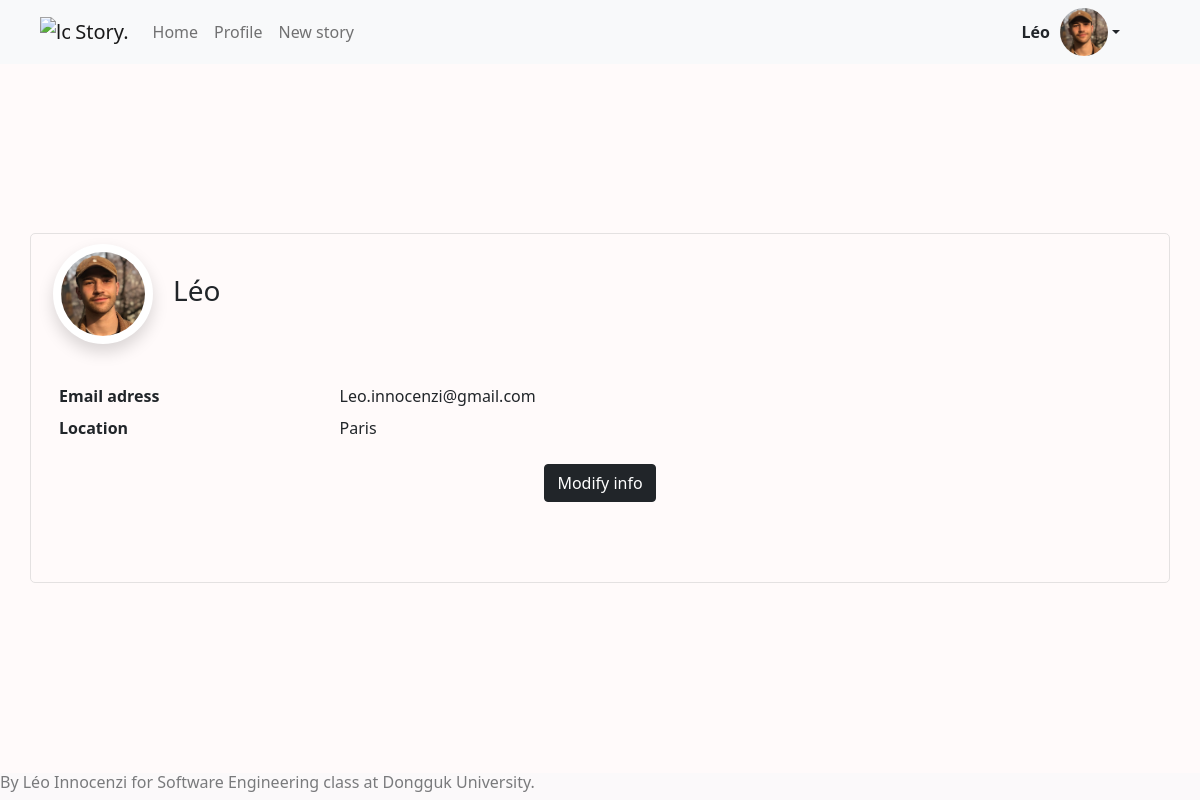
The app's page /profile (signed in) with its own data.
### app/models.py (models this page shows, shortened)
class User(UserMixin, db.Model):
    id = db.Column(db.Integer, primary_key=True)
    username = db.Column(db.String(64), index=True, unique=True)
    email = db.Column(db.String(120), index=True, unique=True)
    location = db.Column(db.String(64), index=True, unique=True)
    password_hash = db.Column(db.String(128))
    profilePicture = db.Column(db.String(128))
    about_me = db.Column(db.String(140))
    last_seen = db.Column(db.DateTime, default=datetime.utcnow)
    stories = db.relationship('Story', backref='author', lazy='dynamic')

### app/routes.py (the view)
@app.route('/profile')
def profile():
    return render_template('profile.html')

### app/models.py (called while the page is built)
@login.user_loader
def load_user(id):
    return User.query.get(int(id))

### app/templates/profile.html (shortened to what this page needs)
<!doctype html>
<html lang="en">
  <head>
    <link rel="stylesheet" href="../../css/main.css">
    <link href="https://cdn.jsdelivr.net/npm/bootstrap@5.0.1/dist/css/bootstrap.min.css" rel="stylesheet">
  </head>
  <body style="background-color:snow;">
    <nav class="navbar navbar-expand-lg navbar-light bg-light">
      <a class="navbar-brand " href="{{ url_for('home') }}">
        <img src="../../img/filter-circle.svg" width="30" height="30" class="d-inline-block align-top" style="margin-left: 5vh;" alt="logo">     Story.</a>
      <ul class="navbar-nav mr-auto d-flex align-items-center">
        <li class="nav-item active">
          <a class="nav-link" href="{{ url_for('home') }}">Home</a>
        </li>
        <li class="nav-item">
          <a class="nav-link" href="{{ url_for('profile') }}">Profile</a>
        <li class="nav-item">
            <a class="nav-link" href="{{url_for('new_story')}}">New story</a>
        </li>
      </ul>
      <div class="dropdown" style="margin-left: auto; margin-right:10vh">
        <a href="#" class="inline d-flex align-items-center link-dark text-decoration-none dropdown-toggle" data-toggle="dropdown" id="dropdownMenuLink" aria-haspopup="true" aria-expanded="false">
          <strong style="margin-right: 10px;">{{ current_user.username }}</strong>
          <img src="{{ url_for('profile_picture') }}" alt="profile picture" width="48" height="48" class="rounded-circle">
        </a>
      </div>
    </nav>
    <div class="container-xxl my-md-4 bd-layout body">
      <div class="container profile mx-auto">
          <div class="profile_user">
              <div class="profile_pic">
                <img class="img-fluid rounded-circle shadow p-2 mb-5 bg-white rounded" width=200, height=200 alt="200x200" src="{{url_for('profile_picture')}}" data-holder-rendered="true">
              </div>
              <div class="profile_name">
                <h3>{{current_user.username}}</h3>
              </div>
          </div>
          <div class="profile_info">
            <dl class="row">
                <dt class="col-sm-3">Email adress</dt>
                <dd class="col-sm-7">{{current_user.email}}</dd>
                <dt class="col-sm-3">Location</dt>
                <dd class="col-sm-7">{{current_user.location}}</dd>
            </dl>
          </div>
          <button type="button" class="btn btn-dark mx-auto">Modify info</button>
      </div>
    </div>
  </body>
  <footer class="footer fixed-bottom bg-light" style="opacity: 0.6">
    <h6>By Léo Innocenzi for Software Engineering class at Dongguk University.</h6>
  </footer>
</html>

### css/main.css (style rules this page uses)
.body { min-height: 70vh; display: flex; align-items: center; }
.footer { margin-top: 0 auto; margin-bottom: 0px; }
.profile { display: flex; flex-direction: column; height: 350px; width: 560px; border: 1px solid rgb(228, 225, 225); border-radius: 5px; margin: 0 auto; margin-top: 10vh; align-content: flex-start; }
.profile_user { display: flex; flex-direction: row; }
.profile_pic { order:1; height: 100px; width: 100px; margin-top: 10px; margin-left: 10px; }
.profile_name { margin-top: 40px; margin-left: 20px; order:2; font-weight: bold; }
.profile_info { margin-left: 2vh; margin-top: 5vh; }

### records on screen
User: username "Léo", email "Leo.innocenzi@gmail.com", location "Paris"
